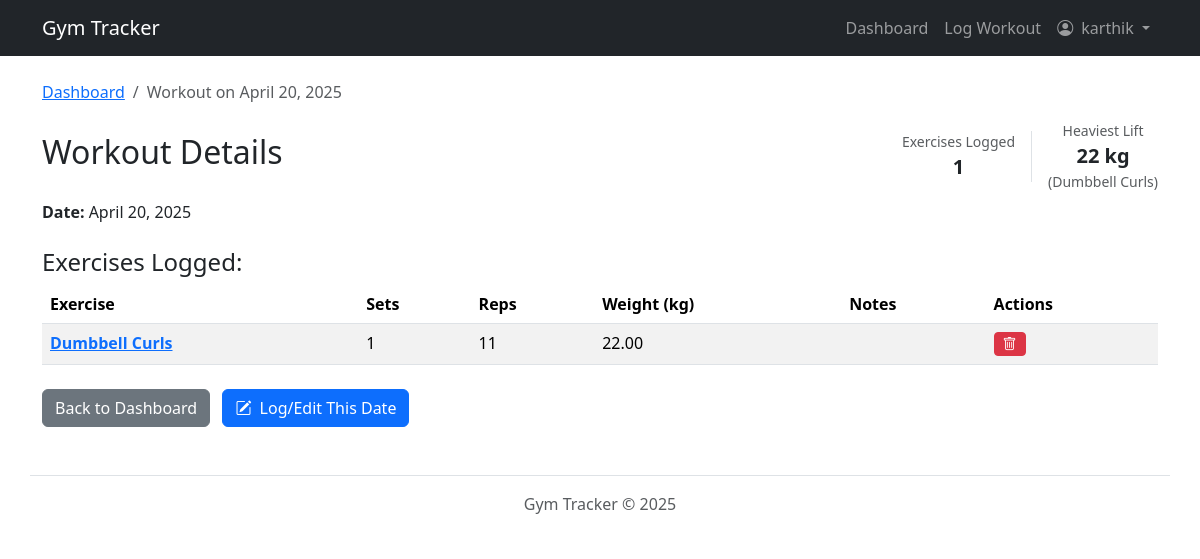
Page /workouts/session/5/ (signed in) on the earlier database version.
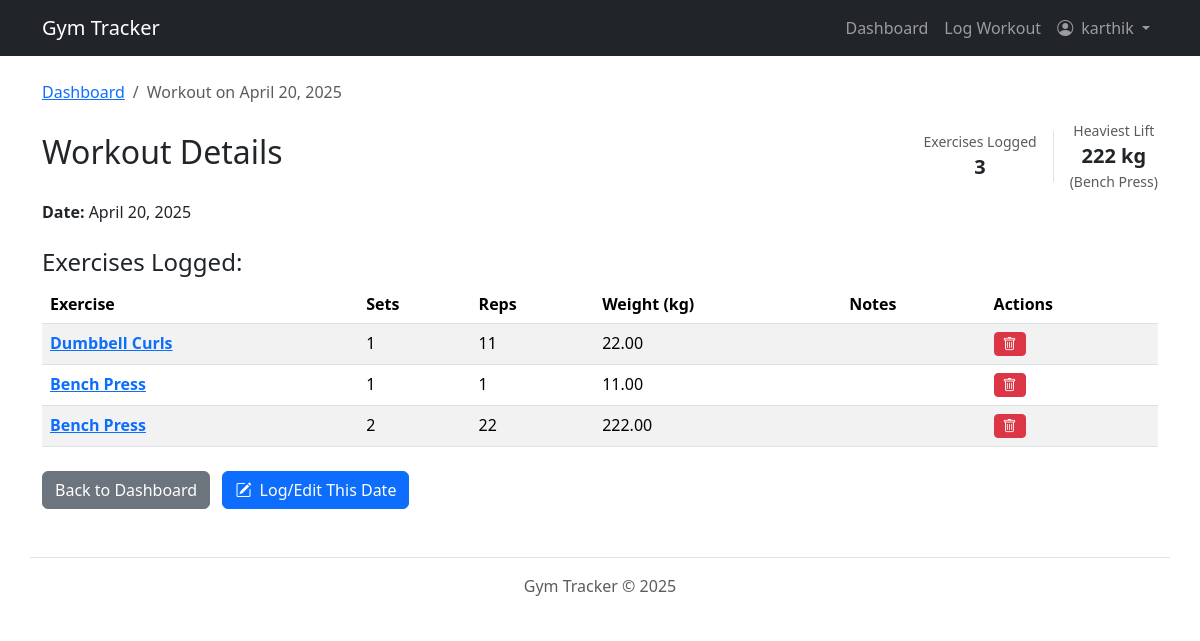
Same page on the later database version.
### workouts/models.py (models this page shows, shortened)
class WorkoutSession(models.Model):
    user = models.ForeignKey(User, on_delete=models.CASCADE)
    date = models.DateField(default=timezone.now)
    created_at = models.DateTimeField(auto_now_add=True)
    notes = models.TextField(blank=True, null=True)
    class Meta:
        unique_together = ('user', 'date')
        ordering = ['-date']

class Exercise(models.Model):
    name = models.CharField(max_length=100, unique=True)
    description = models.TextField(blank=True, null=True)

class WorkoutLog(models.Model):
    session = models.ForeignKey(WorkoutSession, related_name='logs', on_delete=models.CASCADE)
    exercise = models.ForeignKey(Exercise, on_delete=models.PROTECT)  # Protect exercise from deletion if used
    sets = models.PositiveIntegerField(blank=True, null=True)
    reps = models.PositiveIntegerField(blank=True, null=True)
    weight = models.DecimalField(max_digits=6, decimal_places=2, blank=True, null=True)
    duration = models.DurationField(blank=True, null=True)  # e.g., for cardio
    notes = models.TextField(blank=True, null=True)

### workouts/views.py (the view)
# urls.py: path('session/<int:session_id>/', views.workout_detail_view, name='workout_detail'),
@login_required
def workout_detail_view(request, session_id):
    workout_session = get_object_or_404(WorkoutSession, pk=session_id, user=request.user)
    session_logs = workout_session.logs.all().order_by('id')
    log_count = session_logs.count()
    heaviest_lift_weight = None
    heaviest_lift_exercise_name = None
    if log_count > 0: # Optimization: Only query max weight if logs exist
        max_weight_aggregate = session_logs.filter(weight__isnull=False).aggregate(max_w=Max('weight'))
        if max_weight_aggregate and max_weight_aggregate['max_w'] is not None:
            heaviest_lift_weight = max_weight_aggregate['max_w']
            first_log_with_max = session_logs.filter(weight=heaviest_lift_weight).select_related('exercise').first()
            if first_log_with_max:
                heaviest_lift_exercise_name = first_log_with_max.exercise.name
    context = {
        'session': workout_session,
        'logs': session_logs,
        'log_count': log_count, # Pass count
        'heaviest_lift_weight': heaviest_lift_weight, # Pass max weight
        'heaviest_lift_exercise_name': heaviest_lift_exercise_name, # Pass exercise name
    }
    return render(request, 'workouts/workout_detail.html', context)

### workouts/templates/workouts/workout_detail.html (shortened to what this page needs)
{% extends 'workouts/base.html' %}
{% block content %}
<div class="container mt-4">
    <nav aria-label="breadcrumb">
        <ol class="breadcrumb">
            <li class="breadcrumb-item"><a href="{% url 'workouts:dashboard' %}">Dashboard</a></li>
            <li class="breadcrumb-item active" aria-current="page">Workout on {{ session.date|date:"F d, Y" }}</li>
        </ol>
    </nav>
    <div class="d-flex flex-wrap justify-content-between align-items-center mb-2">
        <h2 class="me-3">Workout Details</h2>
        <div class="d-flex align-items-center">
            {% if log_count > 0 %}
            <div class="text-center border-end pe-3 me-3">
                 <span class="text-muted d-block small">Exercises Logged</span>
                 <strong class="fs-5">{{ log_count }}</strong>
            </div>
            {% endif %}
            {% if heaviest_lift_weight is not None %}
            <div class="text-center">
                 <span class="text-muted d-block small">Heaviest Lift</span>
                 <strong class="fs-5">{{ heaviest_lift_weight|floatformat:0 }} kg</strong>
                 {% if heaviest_lift_exercise_name %}
                 <small class="d-block text-muted">({{ heaviest_lift_exercise_name }})</small>
                 {% endif %}
            </div>
            {% endif %}
        </div>
    </div>
    <p><strong>Date:</strong> {{ session.date|date:"F d, Y" }}</p>
    <h4 class="mt-4">Exercises Logged:</h4>
    {% if logs %}
    <table class="table table-striped table-hover">
        <thead>
        <tr>
            <th scope="col">Exercise</th>
            <th scope="col">Sets</th>
            <th scope="col">Reps</th>
            <th scope="col">Weight (kg)</th>
            <th scope="col">Notes</th>
            <th scope="col">Actions</th>
        </tr>
        </thead>
        <tbody>
        {% for log in logs %}
        <tr>
            <td><strong><a href="{% url 'workouts:exercise_stats' exercise_id=log.exercise.id %}"
                           title="View progress chart for {{ log.exercise.name }}">
                {{ log.exercise.name }}
            </a></strong></td>
            <td>{{ log.sets|default:"N/A" }}</td>
            <td>{{ log.reps|default:"N/A" }}</td>
            <td>{{ log.weight|default:"N/A" }}</td>
            <td>{{ log.notes|default:""|linebreaksbr }}</td>
            <td>
                <form action="{% url 'workouts:delete_workout_log' log_id=log.id %}"
                      method="POST"
                      class="d-inline"
                      onsubmit="return confirm('Are you sure you want to delete this entry?');">
                    <button type="submit" class="btn btn-danger btn-sm" title="Delete this entry">
                        <i class="bi bi-trash"></i>
                    </button>
                </form>
            </td>
        </tr>
        {% endfor %}
        </tbody>
    </table>
    {% else %}
    <p>No specific exercises were logged for this session.</p>
    {% endif %}
    <div class="mt-4">
        <a href="{% url 'workouts:dashboard' %}" class="btn btn-secondary">Back to Dashboard</a>
        <a href="{% url 'workouts:log_workout_date' date_str=session.date|date:'Y-m-d' %}" class="btn btn-primary ms-2">
            <i class="bi bi-pencil-square me-1"></i>
            Log/Edit This Date
        </a>
    </div>
</div>
{% endblock %}

### workouts/templates/workouts/base.html (shortened to what this page needs)
{% load static %}
<html lang="en">
<head>
    <link href="https://cdn.jsdelivr.net/npm/bootstrap@5.3.2/dist/css/bootstrap.min.css" rel="stylesheet"
>
    <link rel="stylesheet" href="https://cdn.jsdelivr.net/npm/bootstrap-icons@1.11.3/font/bootstrap-icons.min.css">
</head>
<body>
<nav class="navbar navbar-expand-lg navbar-dark bg-dark mb-4">
    <div class="container">
        <a class="navbar-brand" href="{% url 'home' %}">Gym Tracker</a>
        <div class="collapse navbar-collapse" id="navbarNav">
            <ul class="navbar-nav ms-auto mb-2 mb-lg-0">
                {% if user.is_authenticated %}
                <li class="nav-item">
                    <a class="nav-link {% if request.resolver_match.view_name == 'workouts:dashboard' %}active{% endif %}"
                       href="{% url 'workouts:dashboard' %}">Dashboard</a>
                </li>
                <li class="nav-item">
                    <a class="nav-link {% if request.resolver_match.view_name == 'workouts:log_workout_date' or request.resolver_match.view_name == 'workouts:log_workout_today' %}active{% endif %}"
                       href="{% url 'workouts:log_workout_today' %}">Log Workout</a>
                </li>
                <li class="nav-item dropdown">
                    <a class="nav-link dropdown-toggle" href="#" id="navbarUserDropdown" role="button"
                       data-bs-toggle="dropdown" aria-expanded="false">
                        <i class="bi bi-person-circle me-1"></i>
                        {{ user.username }}
                    </a>
                </li>
                {% endif %}
            </ul>
        </div>
    </div>
</nav>
<main role="main">
    {% block content %}{% endblock %}
</main>
<footer class="container mt-5 py-3 border-top text-center text-muted">
    Gym Tracker © {% now "Y" %}
</footer>
</body>
</html>

Differences in the rows shown:
no longer on this page (row unchanged): Exercise: name "Dumbbell Curls"
now on this page (row unchanged): Exercise: name "Bench Press"
added WorkoutLog: exercise.name "Bench Press", sets "1", reps "1", weight "11.00"
added WorkoutLog: exercise.name "Bench Press", sets "2", reps "22", weight "222.00"
Other differences:
{{ log_count }}: "1" → "3"
{{ heaviest_lift_weight|floatformat:0 }}: "22" → "222"
